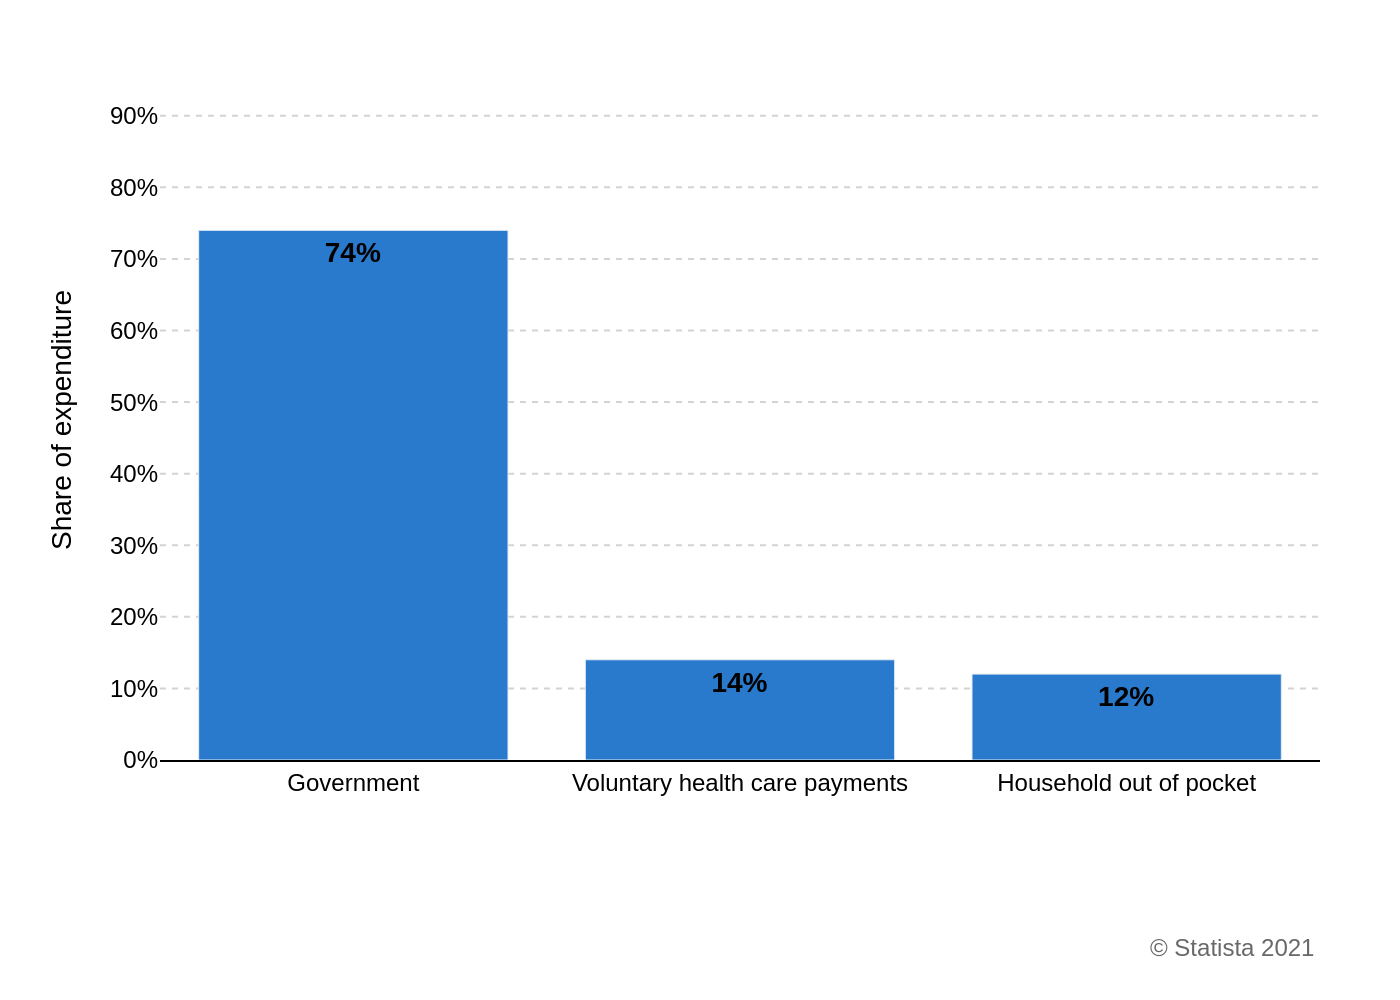

Write the Python code that produced this figure.
import sys
import json
import pathlib
import plotly.graph_objects as go

if len(sys.argv) != 2:
    print("Usage: python script.py <path_to_json_file>")
    sys.exit(1)

json_path = pathlib.Path(sys.argv[1])
if not json_path.is_file():
    print(f"Error: JSON file not found at '{json_path}'")
    sys.exit(1)

with open(json_path, 'r', encoding='utf-8') as f:
    chart_info = json.load(f)

chart_data = chart_info['chart_data']
texts = chart_info['texts']
colors = chart_info['colors']

categories = [item['category'] for item in chart_data]
values = [item['value'] for item in chart_data]

fig = go.Figure()

fig.add_trace(go.Bar(
    x=categories,
    y=values,
    marker_color=colors[0],
    text=[f"<b>{v}%</b>" for v in values],
    textposition='auto',
    textfont=dict(
        family="Arial",
        size=14,
        color='black'
    ),
    insidetextanchor='end'
))

fig.update_layout(
    font=dict(
        family="Arial",
        size=12,
        color="black"
    ),
    plot_bgcolor='white',
    paper_bgcolor='white',
    showlegend=False,
    xaxis=dict(
        showgrid=False,
        showline=True,
        linewidth=1,
        linecolor='black'
    ),
    yaxis=dict(
        title=texts['y_axis_title'],
        range=[0, 95],
        dtick=10,
        ticksuffix='%',
        showgrid=True,
        gridcolor='lightgray',
        griddash='dot',
        zeroline=False
    ),
    margin=dict(l=80, r=40, t=40, b=120),
    annotations=[
        dict(
            xref="paper",
            yref="paper",
            x=1.0,
            y=-0.25,
            xanchor="right",
            yanchor="top",
            text=texts['source'],
            showarrow=False,
            align="right",
            font=dict(
                family="Arial",
                size=12,
                color="dimgray"
            )
        )
    ]
)

output_path = json_path.with_suffix('.png')
fig.write_image(output_path, scale=2)

print(f"Chart saved to {output_path}")
